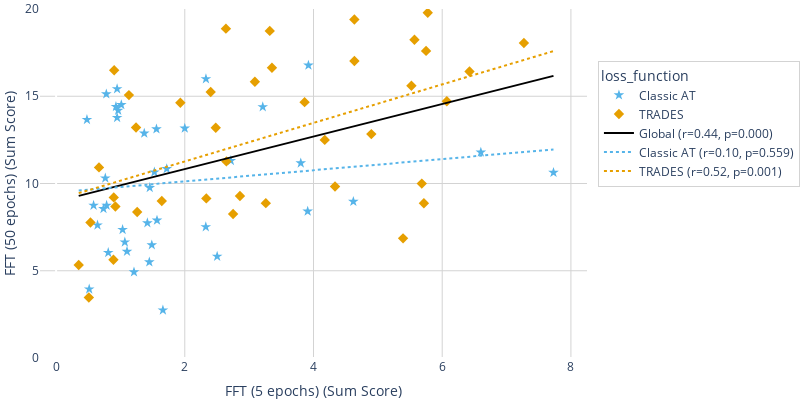
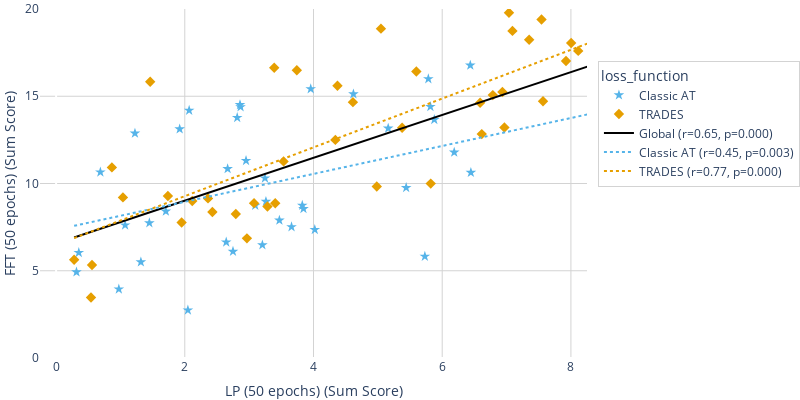

Source (notebook cell) for these figures, in order:
### Code cell
import pandas as pd
import plotly.express as px
import plotly.graph_objects as go
from scipy.stats import spearmanr, linregress
import numpy as np

# Assumes df is already defined
from process_database import process_rankings, global_grouped_dataset

grouped_df = process_rankings(global_grouped_dataset(df))
grouped_df.columns = ['_'.join(col).strip() if isinstance(col, tuple) else col for col in grouped_df.columns]
grouped_df = grouped_df.reset_index()

sub_df = grouped_df[["ft_strategy", "model_type", "model_size", "backbone", "loss_function", "TOTAL_score_sum"]]

pivot_df = sub_df.pivot_table(
    index=["backbone", "loss_function", "model_type", "model_size"],
    columns="ft_strategy",
    values="TOTAL_score_sum"
).reset_index()

symbol_map = {"TRADES": "diamond", "Classic AT": "star"}
color_map = {"TRADES": "#E69F00", "Classic AT": "#56B4E9"}  # Assign colors by loss_function

for (x1, x2) in [("FFT (5 epochs)", "FFT (50 epochs)"), ("LP (50 epochs)", "FFT (50 epochs)")]:
    pivot_df = pivot_df.fillna(0)
    x, y = pivot_df[x1], pivot_df[x2]
    r_global, p_global = spearmanr(x, y)
    m_global, b_global, *_ = linregress(x, y)
    x_range = np.linspace(x.min(), x.max(), 100)

    # Base scatter
    fig = px.scatter(
        pivot_df, x=x1, y=x2,
        color="loss_function",
        symbol="loss_function",
        color_discrete_map=color_map,
        symbol_map=symbol_map,
    )

    # Global regression line
    fig.add_trace(go.Scatter(
        x=x_range,
        y=m_global * x_range + b_global,
        mode="lines",
        line=dict(color="black", width=2),
        name=f"Global (r={r_global:.2f}, p={p_global:.3f})"
    ))

    # Per-loss-function lines
    for loss_fn in pivot_df["loss_function"].unique():
        subset = pivot_df[pivot_df["loss_function"] == loss_fn]
        if len(subset) < 2:
            continue
        xg, yg = subset[x1], subset[x2]
        rg, pg = spearmanr(xg, yg)
        mg, bg, *_ = linregress(xg, yg)
        fig.add_trace(go.Scatter(
            x=x_range,
            y=mg * x_range + bg,
            mode="lines",
            line=dict(color=color_map[loss_fn], dash="dot"),
            name=f"{loss_fn} (r={rg:.2f}, p={pg:.3f})"
        ))

    fig.update_layout(
        margin=dict(l=0, r=0, t=0, b=0),
        width=800, height=400,
        plot_bgcolor="white", paper_bgcolor="white",
        xaxis=dict(
            title=f"{x1} (Sum Score)",
            showgrid=True,
            gridcolor="lightgrey",
            range=[-0.25, 8.25]
        ),
        yaxis=dict(
            title=f"{x2} (Sum Score)",
            showgrid=True,
            gridcolor="lightgrey",
            range=[0, 20]
        ),
        legend=dict(
            font=dict(size=12),
            y=0.85,
            bgcolor="rgba(255,255,255,1)",
            bordercolor="lightgrey",
            borderwidth=1
        )
    )


    fig.update_traces(marker=dict(size=8, line=dict(width=0)))
    fig.show()
    fig.write_image(f"./paper_figures/low_cost_proxy_{x1.replace(' ', '_')}.png", scale=3)
